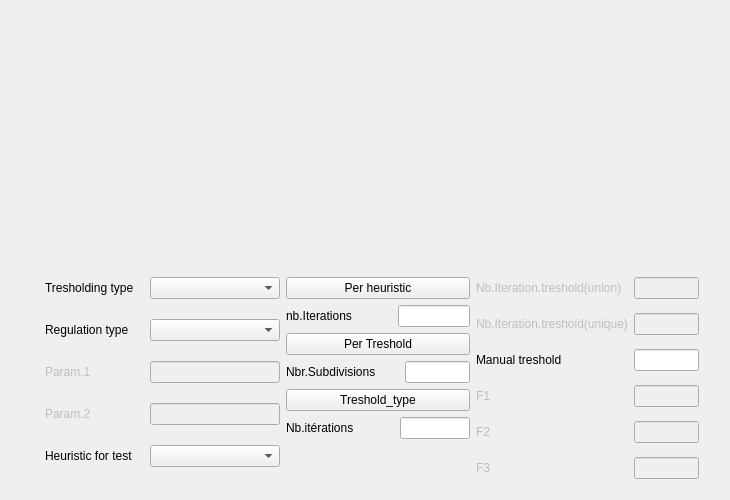
    <widget class="QWidget" name="Tab_tresholding">
     <attribute name="title">
      <string>Tresholding      </string>
     </attribute>
     <widget class="QWidget" name="verticalLayoutWidget_7">
      <property name="geometry">
       <rect>
        <x>0</x>
        <y>10</y>
        <width>721</width>
        <height>481</height>
       </rect>
      </property>
      <layout class="QVBoxLayout" name="Treshodling">
       <item>
        <widget class="QWidget" name="View" native="true">
         <property name="enabled">
          <bool>true</bool>
         </property>
         <property name="minimumSize">
          <size>
           <width>0</width>
           <height>250</height>
          </size>
         </property>
         <widget class="QLabel" name="charte">
          <property name="geometry">
           <rect>
            <x>120</x>
            <y>10</y>
            <width>501</width>
            <height>241</height>
           </rect>
          </property>
          <property name="text">
           <string/>
          </property>
         </widget>
        </widget>
       </item>
       <item>
        <widget class="QWidget" name="Edit" native="true">
         <property name="enabled">
          <bool>true</bool>
         </property>
         <property name="minimumSize">
          <size>
           <width>0</width>
           <height>223</height>
          </size>
         </property>
         <property name="maximumSize">
          <size>
           <width>16777215</width>
           <height>223</height>
          </size>
         </property>
         <widget class="QWidget" name="horizontalLayoutWidget_3">
          <property name="geometry">
           <rect>
            <x>9</x>
            <y>9</y>
            <width>746</width>
            <height>229</height>
           </rect>
          </property>
          <layout class="QHBoxLayout" name="horizontalLayout_4">
           <item>
            <widget class="QLabel" name="label_31">
             <property name="minimumSize">
              <size>
               <width>30</width>
               <height>0</height>
              </size>
             </property>
             <property name="text">
              <string/>
             </property>
            </widget>
           </item>
           <item>
            <layout class="QFormLayout" name="formLayout">
             <property name="verticalSpacing">
              <number>20</number>
             </property>
             <item row="0" column="0">
              <widget class="QLabel" name="label_19">
               <property name="text">
                <string>Tresholding type   </string>
               </property>
              </widget>
             </item>
             <item row="0" column="1">
              <widget class="QComboBox" name="treshold_type">
               <property name="minimumSize">
                <size>
                 <width>130</width>
                 <height>0</height>
                </size>
               </property>
              </widget>
             </item>
             <item row="1" column="0">
              <widget class="QLabel" name="label_5">
               <property name="text">
                <string>Regulation type</string>
               </property>
              </widget>
             </item>
             <item row="1" column="1">
              <widget class="QComboBox" name="comboBox"/>
             </item>
             <item row="4" column="0">
              <widget class="QLabel" name="label_9">
               <property name="text">
                <string>Heuristic for test</string>
               </property>
              </widget>
             </item>
             <item row="4" column="1">
              <widget class="QComboBox" name="heuristic_test"/>
             </item>
             <item row="2" column="0">
              <widget class="QLabel" name="label_18">
               <property name="enabled">
                <bool>false</bool>
               </property>
               <property name="text">
                <string>Param.1</string>
               </property>
              </widget>
             </item>
             <item row="3" column="0">
              <widget class="QLabel" name="label_33">
               <property name="enabled">
                <bool>false</bool>
               </property>
               <property name="text">
                <string>Param.2</string>
               </property>
              </widget>
             </item>
             <item row="2" column="1">
              <widget class="QLineEdit" name="lineEdit">
               <property name="enabled">
                <bool>false</bool>
               </property>
              </widget>
             </item>
             <item row="3" column="1">
              <widget class="QLineEdit" name="lineEdit_2">
               <property name="enabled">
                <bool>false</bool>
               </property>
              </widget>
             </item>
            </layout>
           </item>
           <item>
            <layout class="QVBoxLayout" name="verticalLayout_6">
             <item>
              <widget class="QPushButton" name="per_heuristic">
               <property name="mouseTracking">
                <bool>false</bool>
               </property>
               <property name="styleSheet">
                <string notr="true">QMainWindow{
background:red
}</string>
               </property>
               <property name="text">
                <string>Per heuristic</string>
               </property>
              </widget>
             </item>
             <item>
              <layout class="QHBoxLayout" name="horizontalLayout_2">
               <item>
                <widget class="QLabel" name="label_37">
                 <property name="text">
                  <string>nb.Iterations            </string>
                 </property>
                </widget>
               </item>
               <item>
                <widget class="QLineEdit" name="per_heuristic_iteration"/>
               </item>
              </layout>
             </item>
             <item>
              <widget class="QPushButton" name="per_treshold">
               <property name="text">
                <string>Per Treshold</string>
               </property>
              </widget>
             </item>
             <item>
              <layout class="QGridLayout" name="gridLayout_3">
               <item row="0" column="0">
                <widget class="QLabel" name="label_34">
                 <property name="text">
                  <string>Nbr.Subdivisions       </string>
                 </property>
                </widget>
               </item>
               <item row="0" column="1">
                <widget class="QLineEdit" name="nb_sbudivisions"/>
               </item>
              </layout>
             </item>
             <item>
              <widget class="QPushButton" name="treshold_type_2">
               <property name="text">
                <string>Treshold_type</string>
               </property>
              </widget>
             </item>
             <item>
              <layout class="QGridLayout" name="gridLayout_4">
               <item row="0" column="0">
                <widget class="QLabel" name="label_43">
                 <property name="text">
                  <string>Nb.itérations            </string>
                 </property>
                </widget>
               </item>
               <item row="0" column="1">
                <widget class="QLineEdit" name="iteration_type"/>
               </item>
              </layout>
             </item>
             <item>
              <widget class="QLabel" name="label_36">
               <property name="text">
                <string/>
               </property>
              </widget>
             </item>
            </layout>
           </item>
           <item>
            <layout class="QFormLayout" name="formLayout_3">
             <property name="verticalSpacing">
              <number>14</number>
             </property>
             <item row="0" column="0">
              <widget class="QLabel" name="union_treshold_label">
               <property name="enabled">
                <bool>false</bool>
               </property>
               <property name="text">
                <string>Nb.Iteration.treshold(union) </string>
               </property>
              </widget>
             </item>
             <item row="0" column="1">
              <widget class="QLineEdit" name="nb_tresholding_union">
               <property name="enabled">
                <bool>false</bool>
               </property>
              </widget>
             </item>
             <item row="1" column="0">
              <widget class="QLabel" name="unique_treshold_label">
               <property name="enabled">
                <bool>false</bool>
               </property>
               <property name="text">
                <string>Nb.Iteration.treshold(unique)</string>
               </property>
              </widget>
             </item>
             <item row="1" column="1">
              <widget class="QLineEdit" name="nb_tresholding_unique">
               <property name="enabled">
                <bool>false</bool>
               </property>
              </widget>
             </item>
             <item row="2" column="0">
              <widget class="QLabel" name="manual_treshold_label">
               <property name="text">
                <string>Manual treshold</string>
               </property>
              </widget>
             </item>
             <item row="2" column="1">
              <widget class="QLineEdit" name="manual_treshold"/>
             </item>
             <item row="3" column="1">
              <widget class="QLineEdit" name="f1">
               <property name="enabled">
                <bool>false</bool>
               </property>
              </widget>
             </item>
             <item row="4" column="1">
              <widget class="QLineEdit" name="f2">
               <property name="enabled">
                <bool>false</bool>
               </property>
              </widget>
             </item>
             <item row="5" column="1">
              <widget class="QLineEdit" name="f3">
               <property name="enabled">
                <bool>false</bool>
               </property>
              </widget>
             </item>
             <item row="3" column="0">
              <widget class="QLabel" name="label_16">
               <property name="enabled">
                <bool>false</bool>
               </property>
               <property name="text">
                <string>F1</string>
               </property>
              </widget>
             </item>
             <item row="5" column="0">
              <widget class="QLabel" name="label_25">
               <property name="enabled">
                <bool>false</bool>
               </property>
               <property name="text">
                <string>F3</string>
               </property>
              </widget>
             </item>
             <item row="4" column="0">
              <widget class="QLabel" name="label_17">
               <property name="enabled">
                <bool>false</bool>
               </property>
               <property name="text">
                <string>F2</string>
               </property>
              </widget>
             </item>
            </layout>
           </item>
           <item>
            <widget class="QLabel" name="label_32">
             <property name="minimumSize">
              <size>
               <width>50</width>
               <height>0</height>
              </size>
             </property>
             <property name="text">
              <string/>
             </property>
            </widget>
           </item>
          </layout>
         </widget>
        </widget>
       </item>
      </layout>
     </widget>
    </widget>
